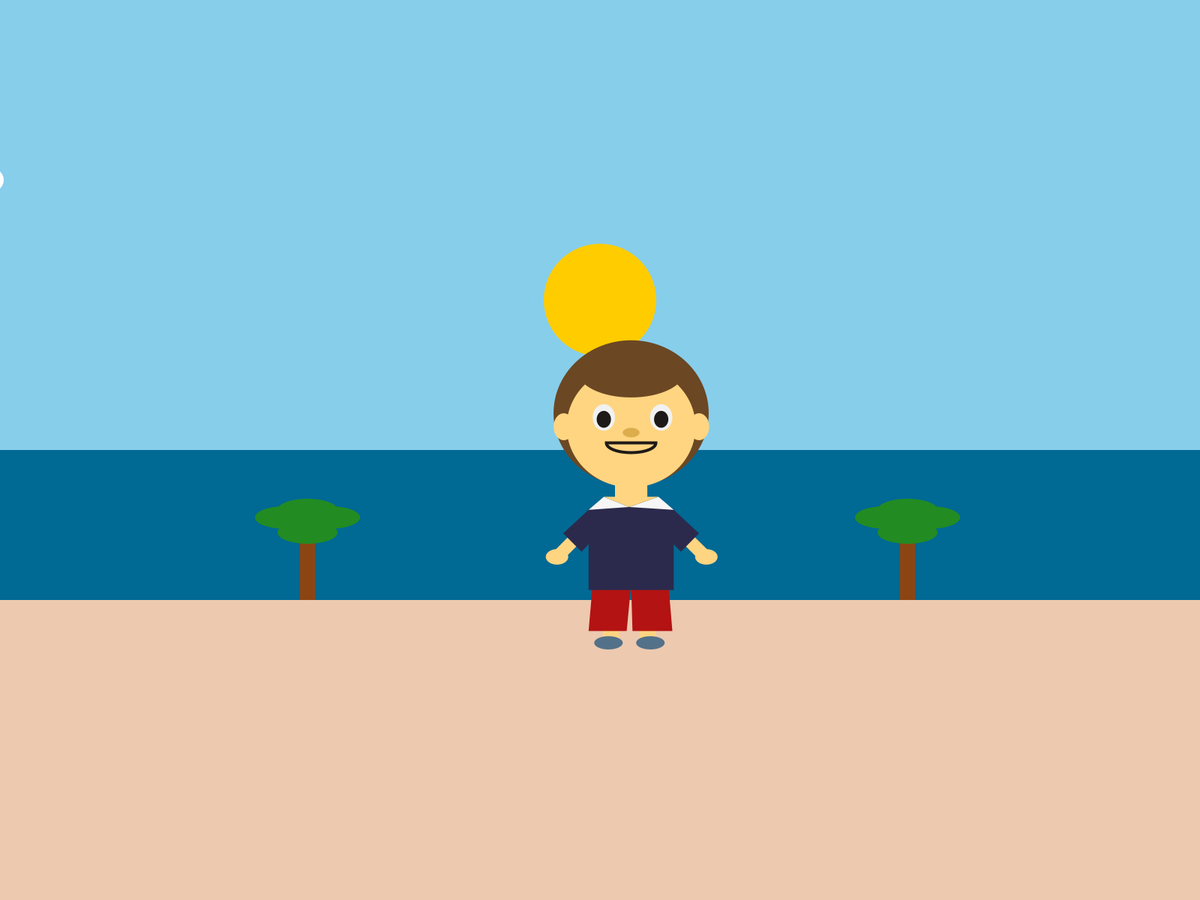
Frame 1 (no input)
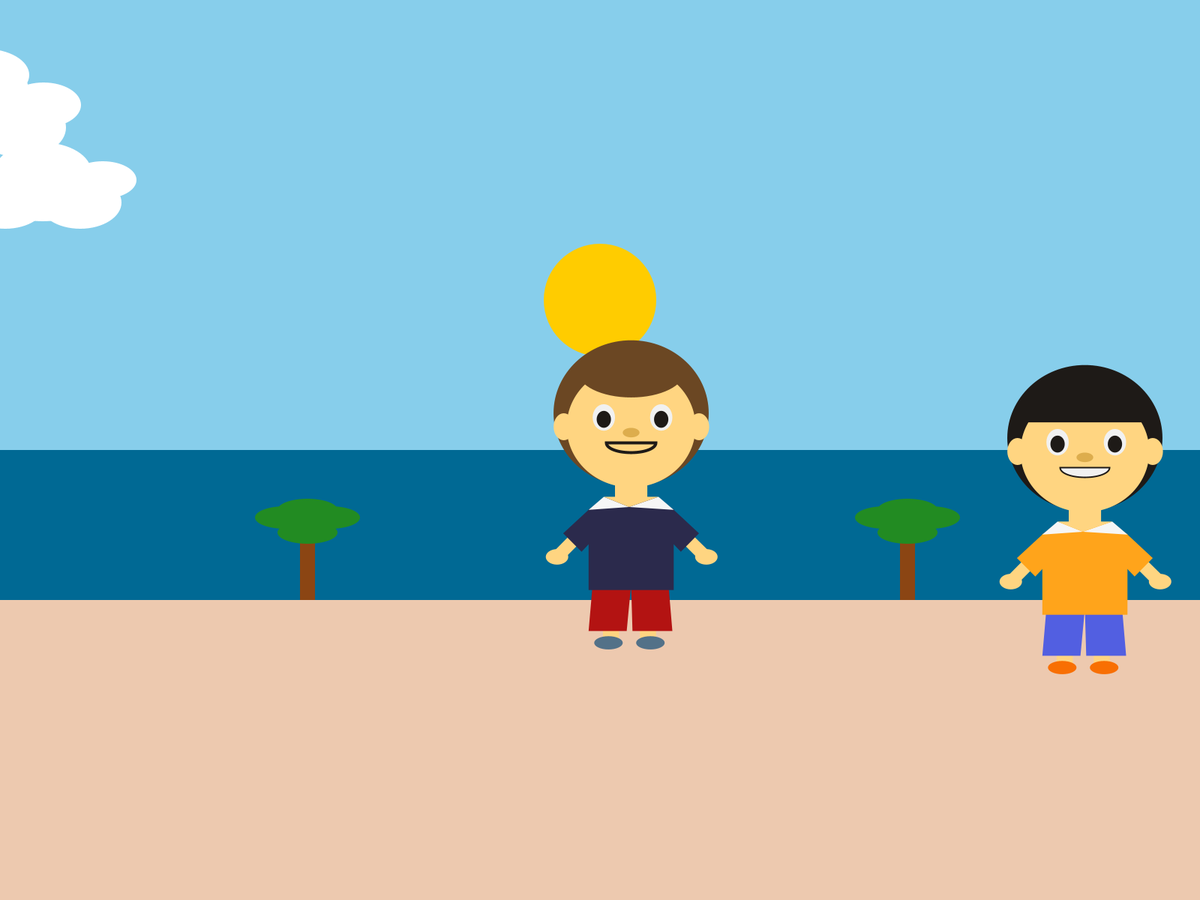
Frame 60 (the mouse pressed at the canvas centre just before this capture)
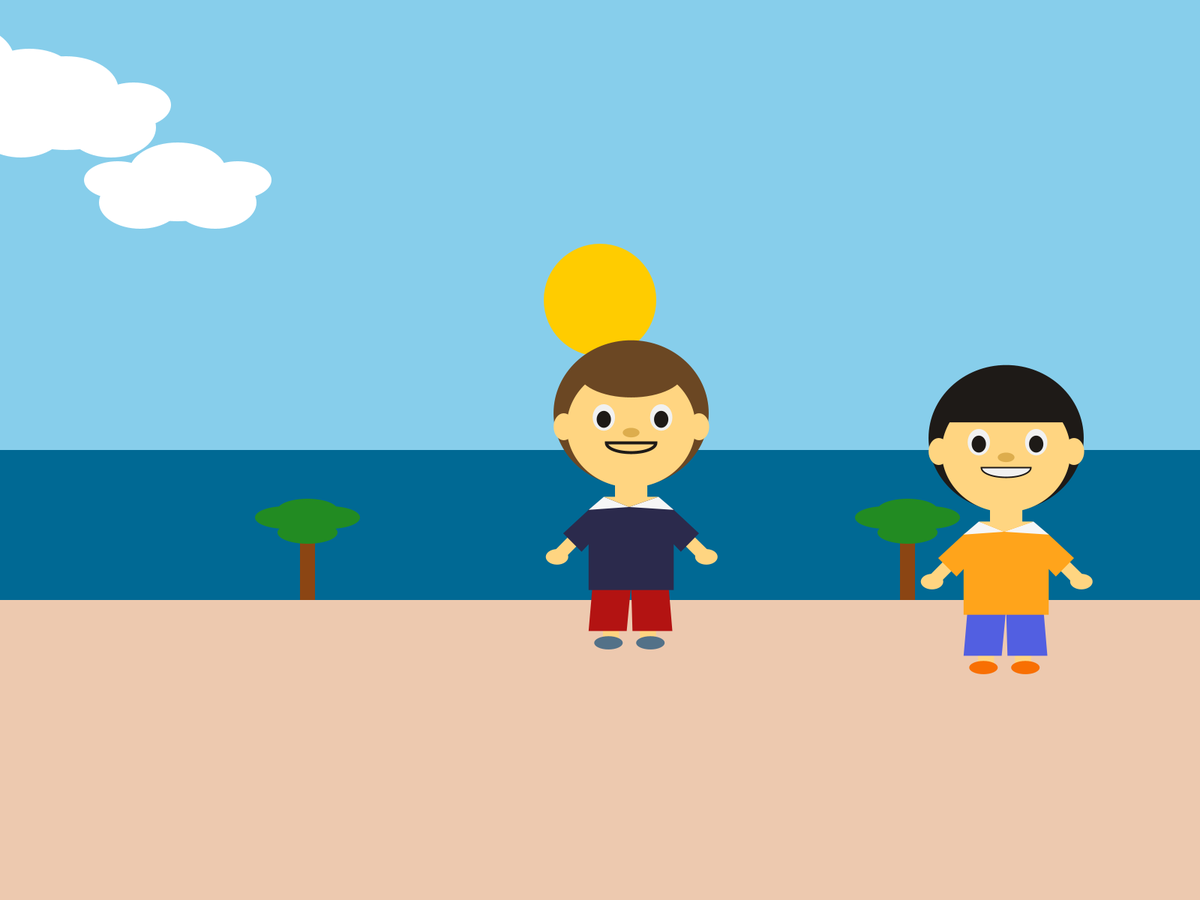
Frame 120 (the mouse held since frame 60 and released just before this capture)

The Processing sketch that drew these frames (run headless with seeded random() and noise(); from frame 60 on, the mouse is pressed at the canvas centre):

// Processing sketch: scene_1
// ── scene_1.pde
int t = 1;
boolean mouthOpen = false;
int cloud1X = -150;
int cloud2X = -180;
int cloud3X = -120;
int person2X;
boolean person2Stopped = false;
boolean mouthAnimationStarted = false;
boolean person1MouthOpen = false;
boolean person2MouthOpen = false;

void setup() {
  fullScreen();
  background(#C2E6E8);
  frameRate(30); // Increase frame rate for smoother movement
  person2X = width / 2 + 100; // Mengatur posisi awal person2 di samping person1
}

void draw() {
  if ((t > 0) && (t <= 1350)) {
    scene1();
  }
  t++;
  if (t == 1351) {
    exit();
  }
}

void scene1() {
  scene_1();
  drawCloud1();
  drawCloud2();
  drawCloud3();
  drawPerson1();
  drawPerson2();
  
  // Update cloud positions
  cloud1X += 2;
  cloud2X += 1;
  cloud3X += 3;
  
  // Reset cloud positions to loop them
  if (cloud1X > width) {
    cloud1X = -180;
  }
  if (cloud2X > width) {
    cloud2X = -200;
  }
  if (cloud3X > width) {
    cloud3X = -160;
  }
  
  // Update mouth animation if started
  if (mouthAnimationStarted && frameCount % 15 == 0) {
    person1MouthOpen = !person1MouthOpen;
    person2MouthOpen = !person2MouthOpen;
  }
  
  // Update person2 position
  if (!person2Stopped) {
    person2X -= 5;
    if (person2X <= 500) { // Menyesuaikan nilai agar person2 berhenti di posisi yang diinginkan
      person2Stopped = true;
      mouthAnimationStarted = true; // Start mouth animation when person2 stops
    }
  }
}

void scene_1() {
  background(135, 206, 235);  // Sky blue

  // Draw sun
  noStroke();
  fill(255, 204, 0);  // Yellow
  ellipse(width/2, height/3, 150, 150);

  // Draw sea
  fill(0, 105, 148);  // Sea blue
  rect(0, height/2, width, height/3);

  // Draw beach
  fill(237, 201, 175);  // Sand color
  rect(0, height * 2/3, width, height/3);

  // Draw palm trees
  drawPalmTree(width/4, height * 2/3);
  drawPalmTree(3 * width/4, height * 2/3);
}

void drawPalmTree(float x, float y) {
  // Draw trunk
  fill(139, 69, 19);  // Brown color
  rect(x, y - 100, 20, 100);
  
  // Draw leaves
  fill(34, 139, 34);  // Green color
  ellipse(x + 10, y - 120, 80, 30);
  ellipse(x - 20, y - 110, 80, 30);
  ellipse(x + 40, y - 110, 80, 30);
  ellipse(x + 10, y - 90, 80, 30);
}

void drawCloud1() {
  int y = 150;
  fill(255);  // White
  noStroke();
  
  // Main body of the cloud
  ellipse(cloud1X, y, 180, 100);
  ellipse(cloud1X + 60, y + 20, 120, 80);
  ellipse(cloud1X - 60, y + 20, 120, 80);
  ellipse(cloud1X, y - 30, 140, 90);
  ellipse(cloud1X + 90, y - 10, 100, 60);
  ellipse(cloud1X - 90, y - 10, 100, 60);
}

void drawCloud2() {
  int y = 120;
  fill(255);  // White
  noStroke();
  
  // Main body of the cloud
  ellipse(cloud2X, y, 200, 110);
  ellipse(cloud2X + 70, y + 30, 140, 90);
  ellipse(cloud2X - 70, y + 30, 140, 90);
  ellipse(cloud2X, y - 40, 160, 100);
  ellipse(cloud2X + 100, y - 20, 120, 70);
  ellipse(cloud2X - 100, y - 20, 120, 70);
}

void drawCloud3() {
  int y = 250;
  fill(255);  // White
  noStroke();
  
  // Main body of the cloud
  ellipse(cloud3X, y, 160, 90);
  ellipse(cloud3X + 50, y + 20, 110, 70);
  ellipse(cloud3X - 50, y + 20, 110, 70);
  ellipse(cloud3X, y - 20, 130, 80);
  ellipse(cloud3X + 80, y - 10, 90, 50);
  ellipse(cloud3X - 80, y - 10, 90, 50);
}

void drawPerson1() {
  int x = 400, y = height * 2 / 3 - 20;
  pushMatrix();
  translate(x, y);
  noStroke();
  fill(#6B4723);
  ellipse(841.5 - x, 551 - y, 206.9, 194.6);
  fill(#FFD581);
  ellipse(841.5 - x, 569 - y, 171.8, 161.6);
  rect(820 - x, 645.1 - y, 43.1, 51.7);
  ellipse(751.7 - x, 569 - y, 27.2, 36);
  ellipse(932 - x, 569 - y, 27.2, 36);
  quad(768.4 - x, 704.9 - y, 780.3 - x, 716.7 - y, 746.8 - x, 750.4 - y, 734.7 - x, 739 - y);
  ellipse(742.7 - x, 742.5 - y, 30, 20.7);
  quad(902.8 - x, 716.8 - y, 914.8 - x, 704.9 - y, 948.3 - x, 737.8 - y, 936.4 - x, 750.4 - y);
  ellipse(941.8 - x, 742.5 - y, 30, 20.7);
  rect(803.9 - x, 811.4 - y, 21.5, 45.2);
  rect(853.3 - x, 812 - y, 21.5, 45.2);
  fill(#537188);
  ellipse(811.3 - x, 857.1 - y, 38.1, 17.7);
  ellipse(867.2 - x, 857.1 - y, 38.1, 17.7);
  fill(#F1F1F1);
  ellipse(805.1 - x, 556.6 - y, 29.8, 35.3);
  ellipse(881.6 - x, 556.6 - y, 29.8, 35.3);
  fill(#1E1A17);
  ellipse(805.1 - x, 559.1 - y, 19.1, 22.6);
  ellipse(881.6 - x, 559.1 - y, 19.1, 22.6);
  fill(#DDAD4D);
  ellipse(841.5 - x, 576.8 - y, 22.4, 12.7);
  stroke(#1E1A17);
  strokeWeight(4);
  noFill();
  if (person1MouthOpen) {
    arc(841.8 - x, 590.2 - y, 66.2, 26.9, radians(0), radians(180), OPEN);
  } else {
    arc(841.8 - x, 590.2 - y, 66.2, 26.9, radians(0), radians(180), CHORD);
  }
  noStroke();
  fill(#6B4723);
  ellipse(841.5 - x, 494.5 - y, 143.1, 70.9);
  fill(#B31312);
  quad(790.2 - x, 778.7 - y, 841.5 - x, 778.7 - y, 835.6 - x, 841.4 - y, 784.8 - x, 841.4 - y);
  quad(841.5 - x, 778.7 - y, 891.2 - x, 778.7 - y, 896.5 - x, 841.4 - y, 843.3 - x, 841.4 - y);
  fill(#2B2A4C);
  quad(784.8 - x, 679.8 - y, 898.3 - x, 679.8 - y, 878 - x, 663.4 - y, 805.1 - x, 663.4 - y);
  rect(784.8 - x, 678.8 - y, 113.5, 107.9);
  quad(785.8 - x, 678.8 - y, 785.8 - x, 724.7 - y, 775.4 - x, 735.7 - y, 750.9 - x, 711.1 - y);
  quad(897.3 - x, 678.8 - y, 897.3 - x, 724.7 - y, 907.8 - x, 735.7 - y, 932 - x, 711.1 - y);
  fill(#F6F6F6);
  quad(805.1 - x, 662.4 - y, 784.8 - x, 679.8 - y, 838.8 - x, 676 - y, 838.8 - x, 676 - y);
  quad(878 - x, 662.4 - y, 898.3 - x, 679.8 - y, 838.8 - x, 676 - y, 838.8 - x, 676 - y);
  fill(#FFD581);
  triangle(878 - x, 662.4 - y, 805.1 - x, 662.4 - y, 838.8 - x, 676 - y);
  popMatrix();
}

void drawPerson2() {
  int y = 200 * 2 / 3 - 100;
  pushMatrix();
  translate(person2X, y);
  noStroke();
  fill(#1E1A17);
  ellipse(841.5, 551, 206.9, 194.6);
  fill(#FFD581);
  ellipse(841.5, 569, 171.8, 161.6);
  rect(820, 645.1, 43.1, 51.7);
  ellipse(751.7, 569, 27.2, 36);
  ellipse(932, 569, 27.2, 36);
  quad(768.4, 704.9, 780.3, 716.7, 746.8, 750.4, 734.7, 739);
  ellipse(742.7, 742.5, 30, 20.7);
  quad(902.8, 716.8, 914.8, 704.9, 948.3, 737.8, 936.4, 750.4);
  ellipse(941.8, 742.5, 30, 20.7);
  rect(803.9, 811.4, 21.5, 45.2);
  rect(853.3, 812, 21.5, 45.2);
  fill(#F86F03);
  ellipse(811.3, 857.1, 38.1, 17.7);
  ellipse(867.2, 857.1, 38.1, 17.7);
  fill(#F1F1F1);
  ellipse(805.1, 556.6, 29.8, 35.3);
  ellipse(881.6, 556.6, 29.8, 35.3);
  fill(#1E1A17);
  ellipse(805.1, 559.1, 19.1, 22.6);
  ellipse(881.6, 559.1, 19.1, 22.6);
  fill(#DDAD4D);
  ellipse(841.5, 576.8, 22.4, 12.7);
  stroke(#1E1A17);
  strokeWeight(2);
  fill(#F1F1F1);
  if (person2MouthOpen) {
    arc(841.8, 590.2, 66.2, 26.9, radians(0), radians(180), OPEN);
  } else {
    arc(841.8, 590.2, 66.2, 26.9, radians(0), radians(180), CHORD);
  }
  noStroke();
  fill(#1E1A17);
  quad(757.5, 530.1, 925.6, 530.1, 908.6, 488.2, 774.5, 488.2);
  ellipse(841.5, 494.5, 143.1, 70.9);
  fill(#525FE1);
  quad(790.2, 778.7, 841.5, 778.7, 835.6, 841.4, 784.8, 841.4);
  quad(841.5, 778.7, 891.2, 778.7, 896.5, 841.4, 843.3, 841.4);
  fill(#FFA41B);
  quad(784.8, 679.8, 898.3, 679.8, 878, 663.4, 805.1, 663.4);
  rect(784.8, 678.8, 113.5, 107.9);
  quad(785.8, 678.8, 785.8, 724.7, 775.4, 735.7, 750.9, 711.1);
  quad(897.3, 678.8, 897.3, 724.7, 907.8, 735.7, 932, 711.1);
  fill(#F6F6F6);
  quad(805.1, 662.4, 784.8, 679.8, 838.8, 676, 838.8, 676);
  quad(878, 662.4, 898.3, 679.8, 838.8, 676, 838.8, 676);
  fill(#FFD581);
  triangle(878, 662.4, 805.1, 662.4, 838.8, 676);
  popMatrix();
}
